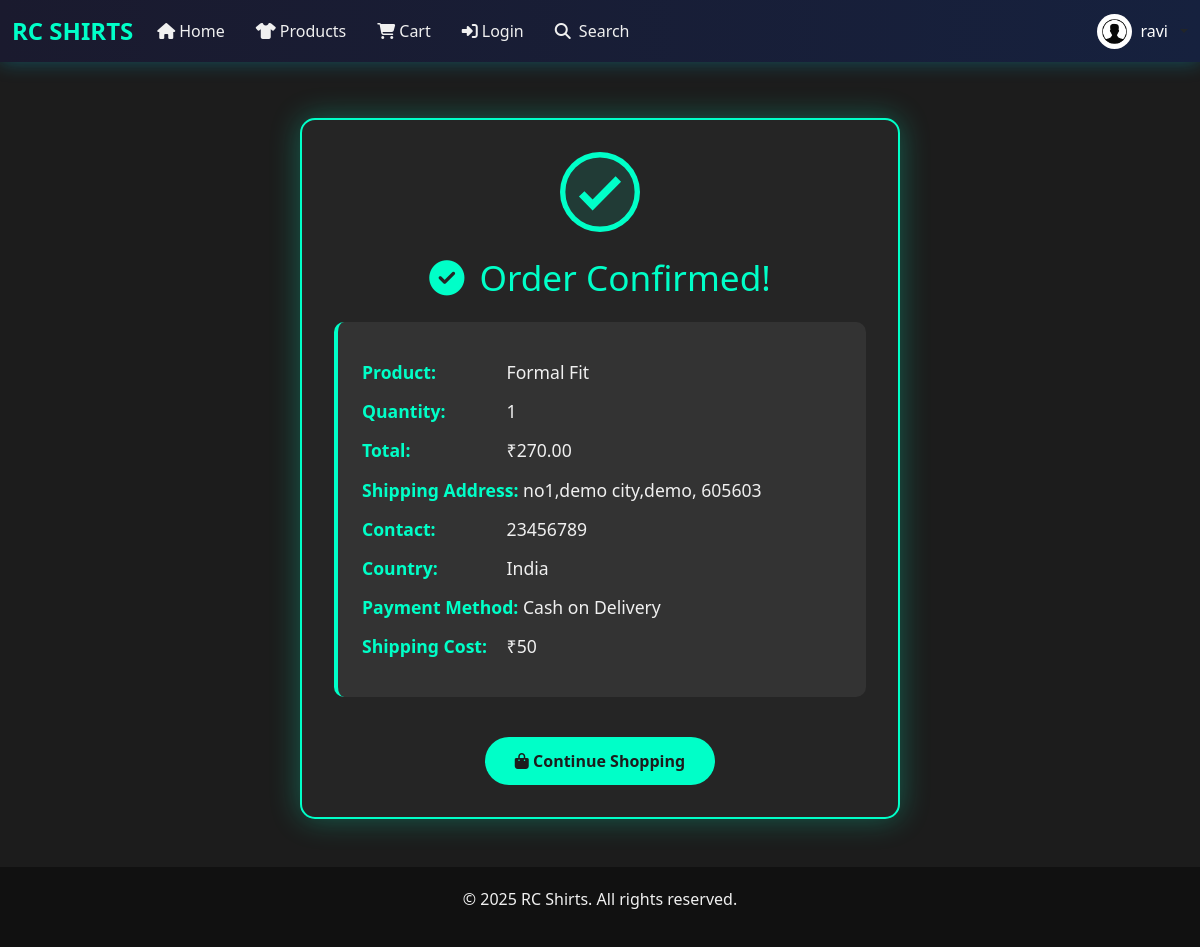
The app's page /order_confirmation/ (signed in) with its own data.
### app/models.py (models this page shows, shortened)
class CustomUser(AbstractUser):
    email = models.EmailField(unique=True)
    phone_number = models.CharField(max_length=20, blank=True, null=True)
    address = models.TextField(blank=True, null=True)
    pincode = models.CharField(max_length=10, blank=True, null=True)
    profile_pic = models.ImageField(upload_to='profiles/', blank=True, null=True)
    SIZE_CHOICES = [
        ('XS', 'Extra Small'),
        ('S', 'Small'),
        ('M', 'Medium'),
        ('L', 'Large'),
        ('XL', 'Extra Large'),
        ('XXL', 'Double Extra Large'),
        ('XXXL', 'Triple Extra Large'),
        ('4XL', '4X Large'),
        ('5XL', '5X Large'),
        ('FREE', 'Free Size'),
    ]
    size = models.CharField(
        max_length=5,
        choices=SIZE_CHOICES,
        blank=True,
        null=True,
        help_text="Select your clothing size"
    )

class Order(models.Model):
    user = models.ForeignKey(User, on_delete=models.CASCADE)
    product_name = models.CharField(max_length=255)
    quantity = models.PositiveIntegerField()
    total_price = models.DecimalField(max_digits=10, decimal_places=2)
    customer_name = models.CharField(max_length=255)
    country = models.CharField(max_length=100)
    mobile = models.CharField(max_length=15)
    address = models.TextField()
    pincode = models.CharField(max_length=10)
    created_at = models.DateTimeField(auto_now_add=True)
    is_ordered = models.BooleanField(default=False)
    stock_reduced = models.BooleanField(default=False)
    stock_reduction_time = models.DateTimeField(null=True, blank=True)

### app/views.py (the view)
# urls.py: path('order_confirmation/', order_confirmation, name='order_confirmation'),
@login_required
def order_confirmation(request):
    latest_order = Order.objects.filter(user=request.user).order_by('-created_at').first()
    return render(request, 'app/order_confirmation.html', {'order': latest_order})

### app/templates/app/order_confirmation.html (shortened to what this page needs)
{% extends "app/base.html" %}
{% block content %}
<div class="confirmation-container">
    <svg class="checkmark" xmlns="http://www.w3.org/2000/svg" viewBox="0 0 52 52">
        <circle class="checkmark-circle" cx="26" cy="26" r="25" fill="none"/>
        <path class="checkmark-check" fill="none" d="M14.1 27.2l7.1 7.2 16.7-16.8"/>
    </svg>
    <h2 class="confirmation-header">
        <i class="fas fa-check-circle"></i> Order Confirmed!
    </h2>
    <div class="confirmation-details">
        <p><strong>Product:</strong> {{ order.product_name }}</p>
        <p><strong>Quantity:</strong> {{ order.quantity }}</p>
        <p><strong>Total:</strong> ₹{{ order.total_price }}</p>
        <p><strong>Shipping Address:</strong> {{ order.address }}, {{ order.pincode }}</p>
        <p><strong>Contact:</strong> {{ order.mobile }}</p>
        <p><strong>Country:</strong> {{ order.country }}</p>
        <div id="extra-details"></div>
    </div>
    <a href="{% url 'app:products' %}" class="continue-btn">
        <i class="fas fa-shopping-bag"></i> Continue Shopping
    </a>
</div>
{% endblock %}

### app/templates/app/base.html (shortened to what this page needs)
{% load static %}
<!DOCTYPE html>
<html lang="en">
<head>
    <link href="https://cdn.jsdelivr.net/npm/bootstrap@5.3.0/dist/css/bootstrap.min.css" rel="stylesheet">
    <link rel="stylesheet" href="https://cdnjs.cloudflare.com/ajax/libs/font-awesome/6.5.0/css/all.min.css">
</head>
<body>
    <nav class="navbar navbar-expand-lg navbar-dark fixed-top">
        <div class="container-fluid">
            <a class="navbar-brand" href="{% url 'app:home' %}">RC SHIRTS</a>
            <div class="collapse navbar-collapse" id="navbarNav">
                <ul class="navbar-nav me-auto mb-2 mb-lg-0">
                    <li class="nav-item">
                        <a class="nav-link {% if request.path == '/' %}active{% endif %}" href="{% url 'app:home' %}">
                            <i class="fas fa-home me-1"></i>Home
                        </a>
                    </li>
                    <li class="nav-item">
                        <a class="nav-link {% if request.path == '/products/' %}active{% endif %}" href="{% url 'app:products' %}">
                            <i class="fas fa-tshirt me-1"></i>Products
                        </a>
                    </li>
                    <li class="nav-item position-relative">
                        <a class="nav-link {% if request.path == '/cart/' %}active{% endif %}" href="{% url 'app:cart' %}">
                            <i class="fas fa-shopping-cart me-1"></i>Cart
                        </a>
                    </li>
                        <li class="nav-item">
                            <a class="nav-link {% if request.path == '/login/' %}active{% endif %}" href="{% url 'app:login' %}">
                                <i class="fas fa-sign-in-alt me-1"></i>Login
                            </a>
                        </li>
                        <li class="nav-item">
                            <a class="nav-link {% if request.path == '/search/' %}active{% endif %}"
                               href="{% url 'app:search' %}"
                               title="Search Products">
                                <i class="fas fa-search me-1"></i> Search
                            </a>
                        </li>
                </ul>
                {% if user.is_authenticated %}
                <div class="dropdown">
                    <div class="d-flex align-items-center dropdown-toggle" id="userDropdown" data-bs-toggle="dropdown" aria-expanded="false" role="button">
                        <img src="{% if user.profile.image and user.profile.image.url %}{{ user.profile.image.url }}{% else %}{% static 'assets/default pro.png' %}{% endif %}"
                             class="profile-img me-2 rounded-circle" alt="Profile Image" width="40" height="40" />
                        <span class="text-white me-2">{{ user.username }}</span>
                    </div>
                </div>
                {% endif %}
                <div class="toast-container position-fixed bottom-0 end-0 p-3">
                </div>
        </div>
    </div>
</nav>
    <div class="container mt-4">
        {% block content %}
        {% endblock %}
    </div>
    <footer class="footer">
        <div class="container">
            <p>&copy; 2025 RC Shirts. All rights reserved.</p>
        </div>
    </footer>
</body>
</html>

### app/templates/app/base.html (style rules this page uses)
:root { --primary-color: #00ffc8; --secondary-color: #ffffff; --background-color: #1c1c1c; --accent-color: #ff00ff; --light-color: #f0f0f0; }
body { background-color: var(--background-color); font-family: 'Segoe UI', Tahoma, Geneva, Verdana, sans-serif; margin: 0; padding-top: 70px; }
.navbar { background: linear-gradient(90deg, #1a1a2e 0%, #16213e 100%); box-shadow: 0 0 20px rgba(0, 204, 255, 0.3); }
.navbar-brand { color: var(--primary-color); font-weight: bold; font-size: 1.5rem; }
.nav-link { color: var(--light-color) !important; margin-right: 15px; transition: all 0.3s; }
.profile-img { width: 35px; height: 35px; object-fit: cover; border-radius: 50%; }
.footer { color: var(--light-color); text-align: center; padding: 20px 0; background-color: #111; position: relative; bottom: 0; width: 100%; }

### app/templates/app/order_confirmation.html (style rules this page uses)
.confirmation-container { max-width: 600px; margin: 3rem auto; padding: 2rem; background-color: #252525; border-radius: 15px; box-shadow: 0 0 30px rgba(0, 255, 200, 0.3); border: 2px solid var(--primary-color); text-align: center; animation: popIn 0.8s cubic-bezier(0.175, 0.885, 0.32, 1.275); transform-origin: center; }
.confirmation-header { color: var(--primary-color); font-size: 2.2rem; margin-bottom: 1.5rem; display: flex; align-items: center; justify-content: center; gap: 15px; }
.confirmation-details { background-color: #333; border-radius: 10px; padding: 1.5rem; margin: 1.5rem 0; text-align: left; border-left: 4px solid var(--primary-color); }
.confirmation-details p { margin: 0.8rem 0; color: var(--light-color); font-size: 1.1rem; }
.confirmation-details strong { color: var(--primary-color); min-width: 140px; display: inline-block; }
.continue-btn { display: inline-block; background-color: var(--primary-color); color: #1c1c1c; padding: 12px 30px; border-radius: 30px; text-decoration: none; font-weight: bold; margin-top: 1rem; transition: all 0.3s; border: none; cursor: pointer; font-size: 1rem; }
.checkmark { width: 80px; height: 80px; border-radius: 50%; display: block; stroke-width: 5; stroke: var(--primary-color); stroke-miterlimit: 10; margin: 0 auto 1.5rem; box-shadow: inset 0 0 0 rgba(0, 255, 200, 0.4); animation: fillCheckmark 0.6s ease-in-out 0.6s forwards, scaleCheckmark 0.3s ease-in-out 0.9s both; }

### records on screen
CustomUser: username "ravi"
Order: product_name "Formal Fit", quantity "1", total_price "270.00", address "no1,demo city,demo", pincode "605603", mobile "23456789", country "India"
